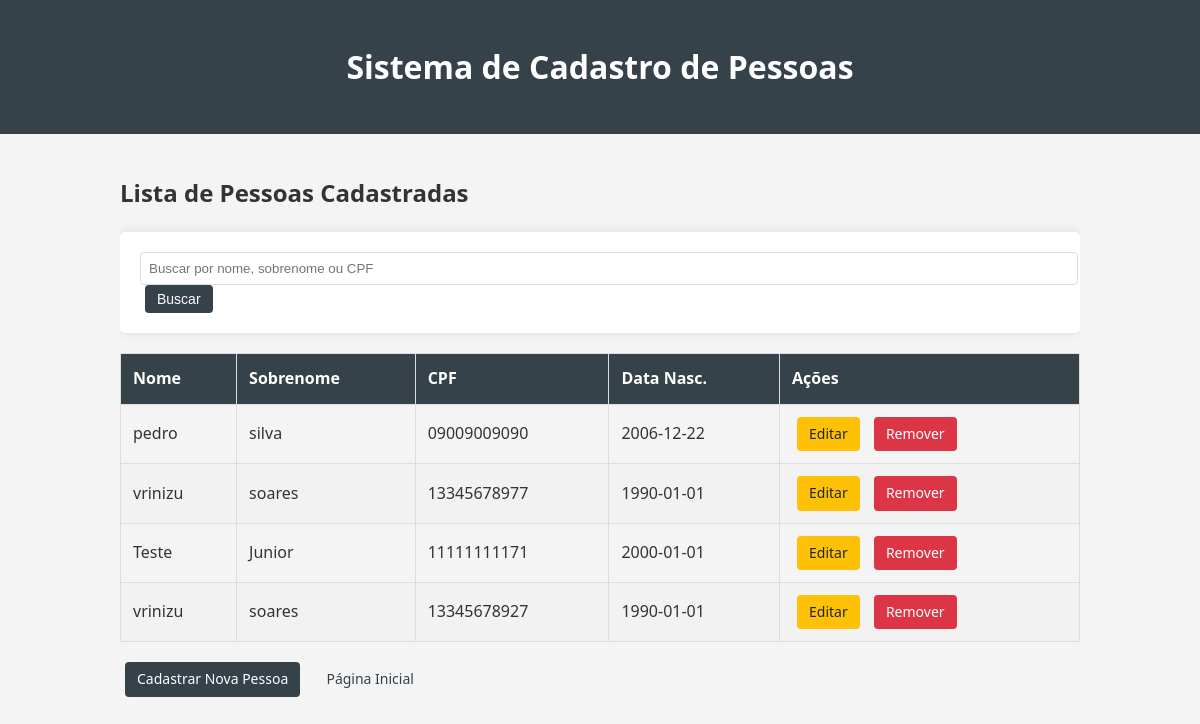
Page /listar on the earlier database version.
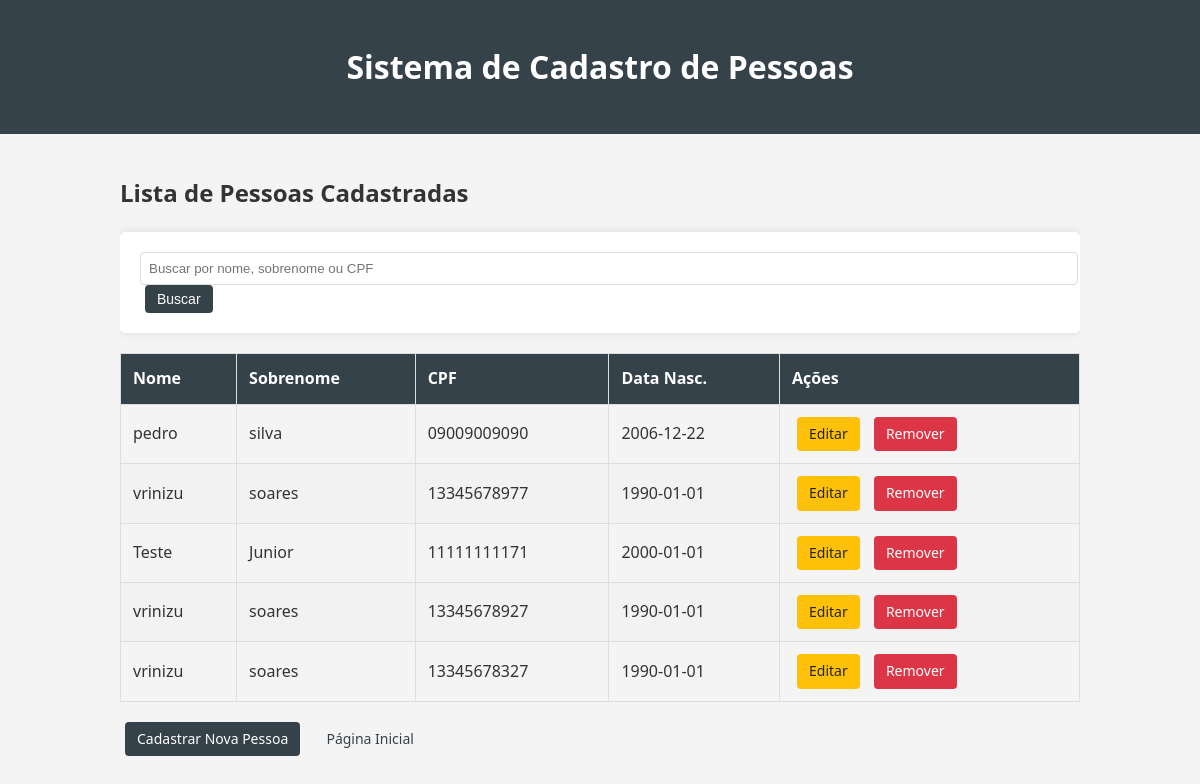
Same page on the later database version.
### models/pessoa.py (models this page shows, shortened)
class Pessoa(db.Model):
    id = db.Column(db.Integer, primary_key=True)
    nome = db.Column(db.String(100), nullable=False)
    sobrenome = db.Column(db.String(100), nullable=False)
    cpf = db.Column(db.String(11), unique=True, nullable=False)
    data_de_nascimento = db.Column(db.String(10), nullable=False)

### app.py (the view)
@app.route('/listar')
def listar_pessoas():
    busca = request.args.get('busca', '').strip().lower()
    pessoas = Pessoa.query.all()
    if busca:
        pessoas = [
            p for p in pessoas
            if busca in p.nome.lower() or busca in p.sobrenome.lower() or busca in p.cpf
        ]
    return render_template('listar.html', pessoas=pessoas)

### templates/listar.html
{% extends "base.html" %}
{% block content %}
    <h2>Lista de Pessoas Cadastradas</h2>
    <form method="GET" action="{{ url_for('listar_pessoas') }}">
        <input
            type="text"
            name="busca"
            placeholder="Buscar por nome, sobrenome ou CPF"
            value="{{ request.args.get('busca', '') }}"
            class="form-control mb-2"
        >
        <button type="submit" class="btn btn-primary mb-3">Buscar</button>
    </form>
    {% if pessoas %}
        <table class="table table-striped">
            <thead>
                <tr>
                    <th>Nome</th>
                    <th>Sobrenome</th>
                    <th>CPF</th>
                    <th>Data Nasc.</th>
                    <th>Ações</th>
                </tr>
            </thead>
            <tbody>
                {% for pessoa in pessoas %}
                    <tr>
                        <td>{{ pessoa.nome }}</td>
                        <td>{{ pessoa.sobrenome }}</td>
                        <td>{{ pessoa.cpf }}</td>
                        <td>{{ pessoa.data_de_nascimento }}</td>
                        <td>
                            <a href="{{ url_for('editar_pessoa', id=pessoa.id) }}" class="btn btn-warning">Editar</a>
                            <a href="{{ url_for('remover_pessoa', id=pessoa.id) }}" class="btn btn-danger" onclick="">Remover</a>
                        </td>
                    </tr>
                {% endfor %}
            </tbody>
        </table>
    {% else %}
        <p>Nenhuma pessoa cadastrada ainda.</p>
    {% endif %}
    <a href="{{ url_for('cadastrar_pessoa') }}" class="btn btn-primary">Cadastrar Nova Pessoa</a>
    <a href="{{ url_for('index') }}" class="btn btn-secondary">Página Inicial</a>
{% endblock %}

Differences in the rows shown:
added Pessoa: nome "vrinizu", sobrenome "soares", cpf "13345678327", data_de_nascimento "1990-01-01"
